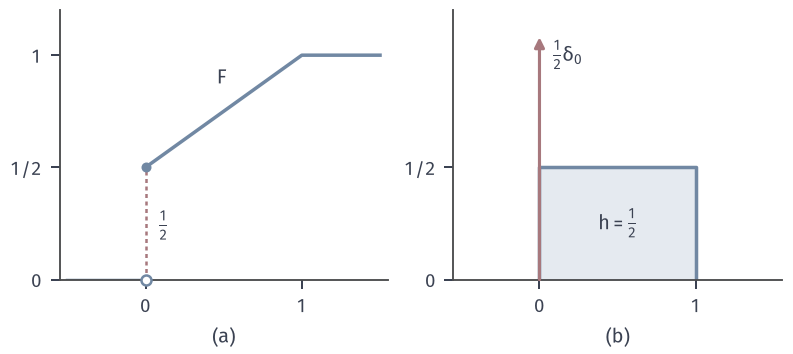

Write the Python code that produced this figure.
from pathlib import Path
import sys
ROOT = next(p for p in Path(__file__).resolve().parents if (p/"build.sh").is_file() and (p/"tex/book.tex").is_file())
sys.path.insert(0, str(ROOT/"figures/00-shared/mathematical-preliminaries-upper/00-shared/comprehension-figures"))
from support import figure, save, BLUE, GREEN, YELLOW, RED, PURPLE, INK, MUTED, GRID, BLUE_FILL, GREEN_FILL, YELLOW_FILL, RED_FILL, PURPLE_FILL
import numpy as np

# F=0 (x<0), 1/2+x/2 (0<=x<1), 1 (x>=1); mu_F=delta_0/2+lambda|[0,1]/2.
fig, axes = figure(width_mm=112, height_mm=50, ncols=2)
a, b = axes
a.plot([-.5, 0], [0, 0], color=BLUE, lw=1.4)
a.plot([0, 1, 1.5], [.5, 1, 1], color=BLUE, lw=1.4)
a.plot([0, 0], [0, .5], color=RED, lw=1, ls=(0, (1.6, 1.4)))
a.plot([0], [.5], 'o', ms=4, color=BLUE, mew=0); a.plot([0], [0], 'o', ms=4, mfc='white', mec=BLUE, mew=1, clip_on=False, zorder=5)
a.text(.08, .24, r'$\frac{1}{2}$', ha='left', va='center'); a.text(.52, .90, r'$F$', ha='right', va='center')
a.set_xlim(-.55, 1.55); a.set_ylim(0, 1.2); a.set_xticks([0, 1]); a.set_xticklabels(['0', '1']); a.set_yticks([0, .5, 1]); a.set_yticklabels(['0', '1/2', '1'])
b.fill_between([0, 1], 0, .5, color=BLUE_FILL, lw=0); b.plot([0, 0, 1, 1], [0, .5, .5, 0], color=BLUE, lw=1.4)
b.annotate('', xy=(0, 1.08), xytext=(0, 0), arrowprops=dict(arrowstyle='-|>', color=RED, lw=1.25, shrinkA=0, shrinkB=0))
b.text(.08, 1.0, r'$\frac{1}{2}\delta_0$', ha='left', va='center'); b.text(.5, .25, r'$h=\frac{1}{2}$', ha='center', va='center')
b.set_xlim(-.55, 1.55); b.set_ylim(0, 1.2); b.set_xticks([0, 1]); b.set_xticklabels(['0', '1']); b.set_yticks([0, .5]); b.set_yticklabels(['0', '1/2'])
fig.set_layout_engine(None); fig.subplots_adjust(left=.075, right=.985, top=.97, bottom=.21, wspace=.2)
for ax, s in zip(axes, ['(a)', '(b)']):
    q = ax.get_position(); fig.text((q.x0+q.x1)/2, .02, s, ha='center', va='bottom')
save(fig, Path(__file__).resolve().parent, 'figure', {'formula': 'F piecewise, mu_F=delta_0/2+lambda|[0,1]/2'})
